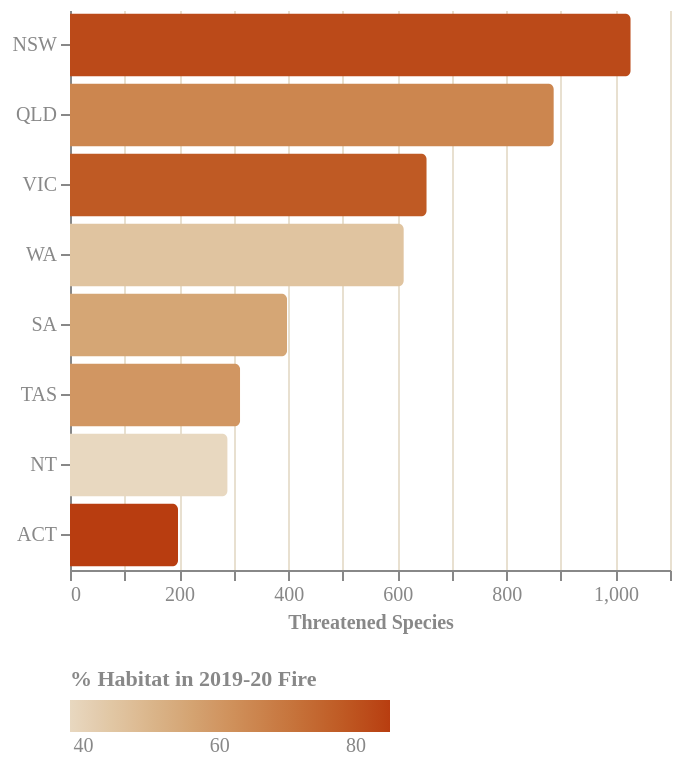

Describe this chart as a Vega-Lite specification.
### Vega-Lite specification from a JSON file in a GitHub repository (floating-point values rounded to 4 significant figures)
{"$schema": "https://vega.github.io/schema/vega-lite/v5.json", "width": "container", "height": 280, "background": "transparent", "data": {"values": [{"state": "NSW", "count": 1028, "fire_overlap": 82}, {"state": "QLD", "count": 887, "fire_overlap": 65}, {"state": "VIC", "count": 654, "fire_overlap": 78}, {"state": "WA", "count": 612, "fire_overlap": 45}, {"state": "SA", "count": 398, "fire_overlap": 55}, {"state": "TAS", "count": 312, "fire_overlap": 60}, {"state": "NT", "count": 289, "fire_overlap": 38}, {"state": "ACT", "count": 198, "fire_overlap": 85}]}, "mark": {"type": "bar", "cornerRadiusTopRight": 3, "cornerRadiusBottomRight": 3}, "encoding": {"y": {"field": "state", "type": "ordinal", "sort": "-x", "axis": {"title": null, "labelColor": "#888", "labelFont": "DM Mono"}}, "x": {"field": "count", "type": "quantitative", "axis": {"title": "Threatened Species", "titleColor": "#888", "labelColor": "#888", "labelFont": "DM Mono", "titleFont": "DM Mono", "titleFontSize": 10, "grid": true, "gridColor": "#e8e0d0"}}, "color": {"field": "fire_overlap", "type": "quantitative", "title": "% Habitat in 2019-20 Fire", "scale": {"range": ["#e8d8c0", "#b83d10"]}, "legend": {"labelColor": "#888", "titleColor": "#888", "labelFont": "DM Mono", "titleFont": "DM Mono", "orient": "bottom", "direction": "horizontal", "gradientLength": 160}}, "tooltip": [{"field": "state", "title": "State"}, {"field": "count", "title": "Threatened Species"}, {"field": "fire_overlap", "title": "% Habitat Fire Overlap"}]}, "config": {"view": {"stroke": null}}}
